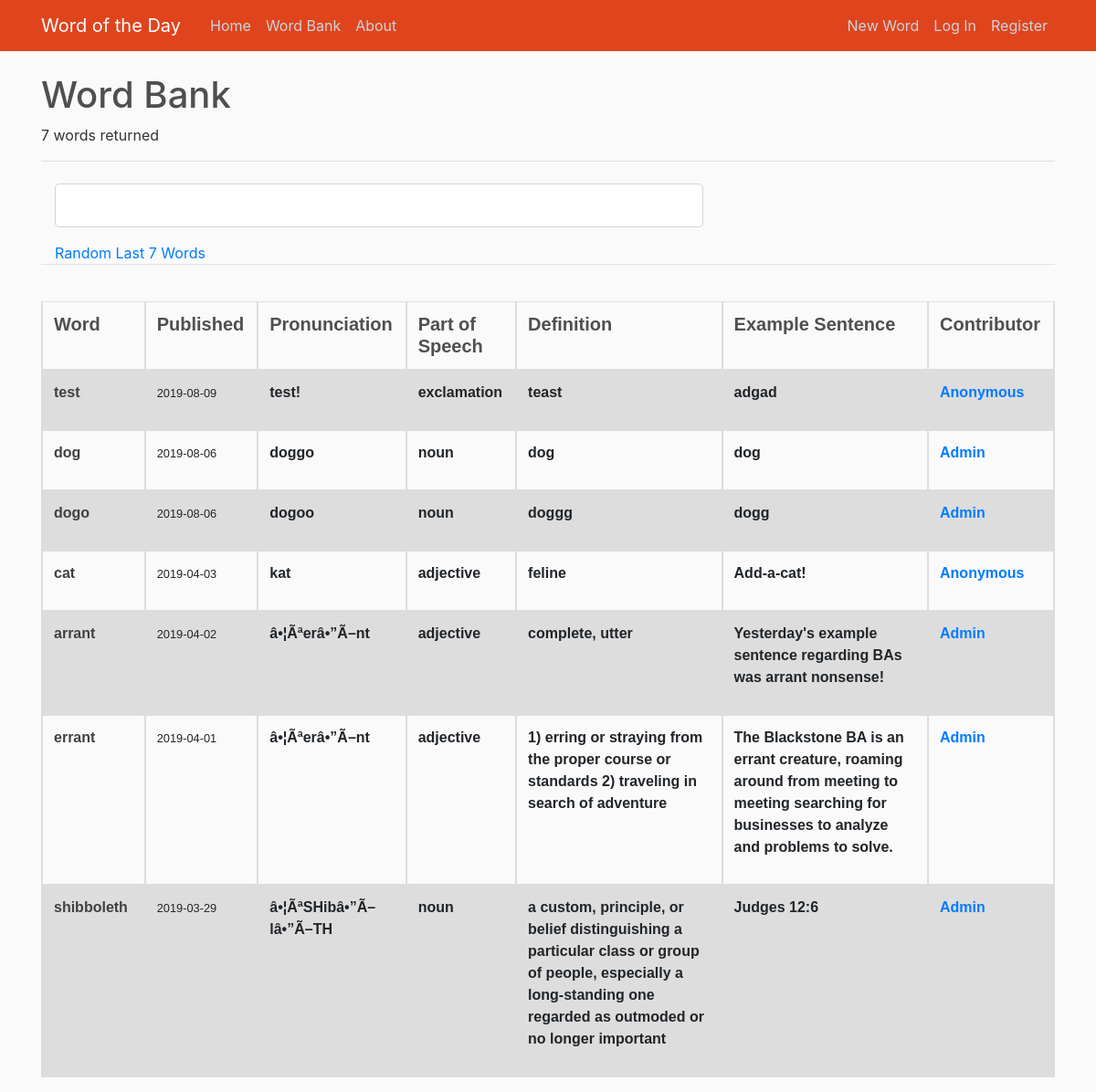
/word_bank, run on the app's committed database.
### wotd/models.py (models this page shows, shortened)
class Word(db.Model):
    id = db.Column(db.Integer, primary_key=True)
    word = db.Column(db.String(100), nullable=False)
    partOfSpeech_id = db.Column(db.Integer, db.ForeignKey('part_of_speech.id'), nullable=False)
    definition = db.Column(db.Text, nullable=False)
    exampleSentence = db.Column(db.Text, nullable=False)
    ipa = db.Column(db.Text, nullable=True)
    date_added = db.Column(db.DateTime, nullable=False, default=datetime.utcnow)
    date_published = db.Column(db.Date, nullable=True)
    user_id = db.Column(db.Integer, db.ForeignKey('user.id'), nullable=True)

class PartOfSpeech(db.Model):
    id = db.Column(db.Integer, primary_key=True)
    partOfSpeech = db.Column(db.String(100), nullable=False)
    words = db.relationship('Word', backref='part_o_speech', lazy=True)

class User(db.Model, UserMixin):
    id = db.Column(db.Integer, primary_key=True)
    username = db.Column(db.String(20), unique=True, nullable=False)
    email = db.Column(db.String(120), unique=True, nullable=False)
    image_file = db.Column(db.String(20), nullable=False, default='default.jpg')
    password = db.Column(db.String(60), nullable=False)
    isAdmin = db.Column(db.Boolean, nullable=False, default=False)
    words = db.relationship('Word', backref='contributor', lazy=True)

### wotd/routes.py (the view)
@app.route("/word_bank", methods=['GET', 'POST'])
def word_bank():
    form = SearchForm()
    if form.validate_on_submit and form.search_data.data is not None:
        return redirect(url_for('word_bank_search', search_term=form.search_data.data))
    else:
        words = Word.query.order_by(Word.date_published.desc()).limit(7)
        num = str(words.count())
    return render_template('word_bank.html', words=words, form=form, words_number=num)

### wotd/forms.py
class SearchForm(FlaskForm):
    search_data = StringField('Search')
    submit = SubmitField('Search')

### wotd/templates/word_bank.html (shortened to what this page needs)
{% extends "layout.html" %}
{% block content %}
    <div>
        <h1>Word Bank</h1>
        {% if words_number == '1' %}
            <p>1 word returned</p>
        {% else %}
            <p>{{ words_number + " words returned" }}</p>
        {% endif %}
    </div>
        <form method="POST" action="">
            <fieldset class="form-group">
                <legend class="border-bottom mb-4">{{ legend }}</legend>
                <div class="form-group col-md-8">
                    {% if form.search_data.errors %}
                        {{ form.search_data(class="form-control form-control-lg is-invalid") }}
                        <div class="invalid-feedback">
                            {% for error in form.word.errors %}
                                <span> {{ error }} </span>
                            {% endfor %}
                        </div>
                    {% else %}
                        {{ form.search_data(class="form-control form-control-lg") }}
                    {% endif %}
                </div>
                <div class="col-md-4">
                    <a href="{{ url_for('word_bank_random') }}">Random</a>
                    <a href="{{ url_for('word_bank') }}">Last 7 Words</a>
                </div>
                <legend class="border-bottom mb-4">{{ legend }}</legend>
            </fieldset>
        </form>
    <table class="table">
        <colgroup>
            <col class="tbl-col-10" />
            <col class="tbl-col-10" />
            <col class="tbl-col-10" />
            <col class="tbl-col-10" />
            <col class="tbl-col-20" />
            <col class="tbl-col-20" />
            <col class="tbl-col-10" />
        </colgroup>
        <tr class="tr">
            <th><h5 class="article-header">Word</h5></th>
            <th><h5 class="article-header">Published</h5></th>
            <th><h5 class="article-header">Pronunciation</h5></th>
            <th><h5 class="article-header">Part of Speech</h5></th>
            <th><h5 class="article-header">Definition</h5></th>
            <th><h5 class="article-header">Example Sentence</h5></th>
            <th><h5 class="article-header">Contributor</h5></th>
        </tr>
    {% for word in words %}
        <tr class="tr">
            <th>
                <b><a class="article-content" href="{{ url_for('word', word_id = word.id) }}">{{ word.word }}</a></b>
            </th>
            <th>
                <small>{{ word.date_published }}</small>
            </th>
            <th>
                {% if word.ipa %}
                    <p>{{ word.ipa }}</p>
                {% else %}
                    <p> </p>
                {% endif %}
            </th>
            <th>
                <p>{{ word.part_o_speech.partOfSpeech }}</p>
            </th>
            <th class="tbl-col-30">
                <p>{{ word.definition }}</p>
            </th>
            <th class="tbl-col-30">
                <p>{{ word.exampleSentence }}</p>
            </th>
            <th>
                {% if word.contributor %}
                    <a href="{{ url_for('word_bank_user', user_id=word.user_id) }}">{{ word.contributor.username }}</a>
                {% else %}
                    <p>Anonymous</p>
                {% endif %}
            </th>
        </tr>
    {% endfor %}
    </table>
{% endblock content %}

### wotd/static/main.css (style rules this page uses)
body { background: #fafafa; color: #333333; margin-top: 5rem; }
h1, h2, h3, h4, h5, h6 { color: #4f4f4f; }
.article-header { font-weight: bold; margin-bottom: 1px }
.article-content { color: #414141 }
.table { font-family: arial, sans-serif; border-collapse: collapse; width: 100%; }
.td, th { border: 2px solid #dddddd; text-align: left; padding: 8px; word-wrap: break-word; }
.tr:nth-child(even) { background-color: #dddddd; }
.tbl-col-10 { width: 10%; }
.tbl-col-20 { width: 20%; }

### data on the page
Word: word "test", date_published "2019-08-09", ipa "test!", part_o_speech.partOfSpeech "exclamation", definition "teast", exampleSentence "adgad", contributor.username "Anonymous"
Word: word "dog", date_published "2019-08-06", ipa "doggo", part_o_speech.partOfSpeech "noun", definition "dog", exampleSentence "dog", contributor.username "Admin"
Word: word "dogo", date_published "2019-08-06", ipa "dogoo", part_o_speech.partOfSpeech "noun", definition "doggg", exampleSentence "dogg", contributor.username "Admin"
Word: word "cat", date_published "2019-04-03", ipa "kat", part_o_speech.partOfSpeech "adjective", definition "feline", exampleSentence "Add-a-cat!", contributor.username "Anonymous"
Word: word "arrant", date_published "2019-04-02", ipa "â•¦Ãªerâ•”Ã–nt", part_o_speech.partOfSpeech "adjective", definition "complete, utter", exampleSentence "Yesterday's example sentence regarding BAs was arrant nonsense!", contributor.username "Admin"
Word: word "errant", date_published "2019-04-01", ipa "â•¦Ãªerâ•”Ã–nt", part_o_speech.partOfSpeech "adjective", definition "1) erring or straying from the proper course or standards 2) traveling in search of adventure", exampleSentence "The Blackstone BA is an errant creature, roaming around from meeting to meeting searching for businesses to analyze and problems to solve.", contributor.username "Admin"
Word: word "shibboleth", date_published "2019-03-29", ipa "â•¦ÃªSHibâ•”Ã–lâ•”Ã–TH", part_o_speech.partOfSpeech "noun", definition "a custom, principle, or belief distinguishing a particular class or group of people, especially a long-standing one regarded as outmoded or no longer important", exampleSentence "Judges 12:6", contributor.username "Admin"

### other printed values
{{ words_number + " words returned" }} "7 words returned"
